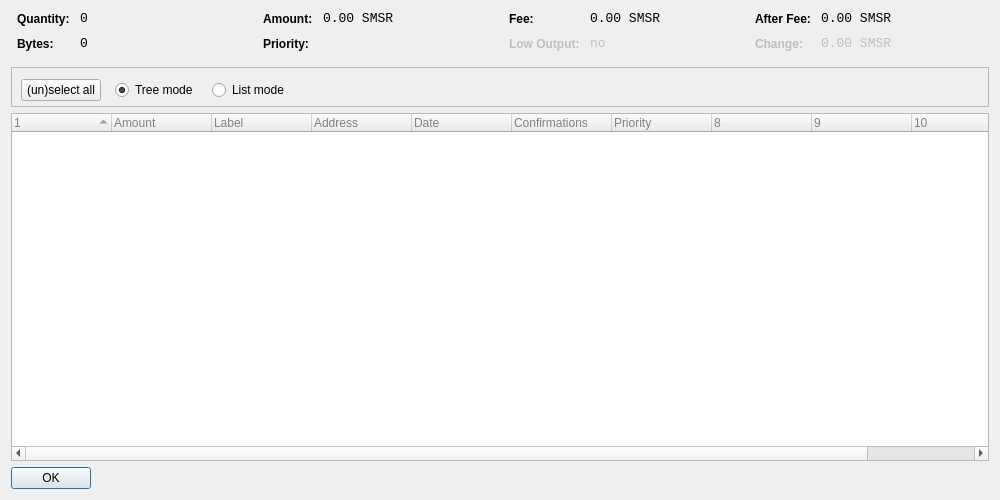
<?xml version="1.0" encoding="UTF-8"?>
<ui version="4.0">
 <class>CoinControlDialog</class>
 <widget class="QDialog" name="CoinControlDialog">
  <property name="geometry">
   <rect>
    <x>0</x>
    <y>0</y>
    <width>1000</width>
    <height>500</height>
   </rect>
  </property>
  <property name="windowTitle">
   <string>Coin Control</string>
  </property>
  <layout class="QVBoxLayout" name="verticalLayout">
   <item>
    <layout class="QHBoxLayout" name="horizontalLayoutTop" stretch="0,0,0,0">
     <property name="topMargin">
      <number>0</number>
     </property>
     <property name="bottomMargin">
      <number>10</number>
     </property>
     <item>
      <layout class="QFormLayout" name="formLayoutCoinControl1">
       <property name="horizontalSpacing">
        <number>10</number>
       </property>
       <property name="verticalSpacing">
        <number>10</number>
       </property>
       <property name="leftMargin">
        <number>6</number>
       </property>
       <property name="rightMargin">
        <number>6</number>
       </property>
       <item row="0" column="0">
        <widget class="QLabel" name="labelCoinControlQuantityText">
         <property name="styleSheet">
          <string notr="true">font-weight:bold;</string>
         </property>
         <property name="text">
          <string>Quantity:</string>
         </property>
        </widget>
       </item>
       <item row="0" column="1">
        <widget class="QLabel" name="labelCoinControlQuantity">
         <property name="font">
          <font>
           <family>Monospace</family>
           <pointsize>10</pointsize>
          </font>
         </property>
         <property name="cursor">
          <cursorShape>IBeamCursor</cursorShape>
         </property>
         <property name="contextMenuPolicy">
          <enum>Qt::ActionsContextMenu</enum>
         </property>
         <property name="text">
          <string notr="true">0</string>
         </property>
         <property name="textInteractionFlags">
          <set>Qt::LinksAccessibleByMouse|Qt::TextSelectableByKeyboard|Qt::TextSelectableByMouse</set>
         </property>
        </widget>
       </item>
       <item row="1" column="0">
        <widget class="QLabel" name="labelCoinControlBytesText">
         <property name="styleSheet">
          <string notr="true">font-weight:bold;</string>
         </property>
         <property name="text">
          <string>Bytes:</string>
         </property>
        </widget>
       </item>
       <item row="1" column="1">
        <widget class="QLabel" name="labelCoinControlBytes">
         <property name="font">
          <font>
           <family>Monospace</family>
           <pointsize>10</pointsize>
          </font>
         </property>
         <property name="cursor">
          <cursorShape>IBeamCursor</cursorShape>
         </property>
         <property name="contextMenuPolicy">
          <enum>Qt::ActionsContextMenu</enum>
         </property>
         <property name="text">
          <string notr="true">0</string>
         </property>
         <property name="textInteractionFlags">
          <set>Qt::LinksAccessibleByMouse|Qt::TextSelectableByKeyboard|Qt::TextSelectableByMouse</set>
         </property>
        </widget>
       </item>
      </layout>
     </item>
     <item>
      <layout class="QFormLayout" name="formLayoutCoinControl2">
       <property name="horizontalSpacing">
        <number>10</number>
       </property>
       <property name="verticalSpacing">
        <number>10</number>
       </property>
       <property name="leftMargin">
        <number>6</number>
       </property>
       <property name="rightMargin">
        <number>6</number>
       </property>
       <item row="0" column="0">
        <widget class="QLabel" name="labelCoinControlAmountText">
         <property name="styleSheet">
          <string notr="true">font-weight:bold;</string>
         </property>
         <property name="text">
          <string>Amount:</string>
         </property>
        </widget>
       </item>
       <item row="0" column="1">
        <widget class="QLabel" name="labelCoinControlAmount">
         <property name="font">
          <font>
           <family>Monospace</family>
           <pointsize>10</pointsize>
          </font>
         </property>
         <property name="cursor">
          <cursorShape>IBeamCursor</cursorShape>
         </property>
         <property name="contextMenuPolicy">
          <enum>Qt::ActionsContextMenu</enum>
         </property>
         <property name="text">
          <string notr="true">0.00 SMSR</string>
         </property>
         <property name="textInteractionFlags">
          <set>Qt::LinksAccessibleByMouse|Qt::TextSelectableByKeyboard|Qt::TextSelectableByMouse</set>
         </property>
        </widget>
       </item>
       <item row="1" column="0">
        <widget class="QLabel" name="labelCoinControlPriorityText">
         <property name="styleSheet">
          <string notr="true">font-weight:bold;</string>
         </property>
         <property name="text">
          <string>Priority:</string>
         </property>
        </widget>
       </item>
       <item row="1" column="1">
        <widget class="QLabel" name="labelCoinControlPriority">
         <property name="font">
          <font>
           <family>Monospace</family>
           <pointsize>10</pointsize>
          </font>
         </property>
         <property name="cursor">
          <cursorShape>IBeamCursor</cursorShape>
         </property>
         <property name="contextMenuPolicy">
          <enum>Qt::ActionsContextMenu</enum>
         </property>
         <property name="text">
          <string/>
         </property>
         <property name="textInteractionFlags">
          <set>Qt::LinksAccessibleByMouse|Qt::TextSelectableByKeyboard|Qt::TextSelectableByMouse</set>
         </property>
        </widget>
       </item>
      </layout>
     </item>
     <item>
      <layout class="QFormLayout" name="formLayoutCoinControl3">
       <property name="horizontalSpacing">
        <number>10</number>
       </property>
       <property name="verticalSpacing">
        <number>10</number>
       </property>
       <property name="leftMargin">
        <number>6</number>
       </property>
       <property name="rightMargin">
        <number>6</number>
       </property>
       <item row="0" column="0">
        <widget class="QLabel" name="labelCoinControlFeeText">
         <property name="styleSheet">
          <string notr="true">font-weight:bold;</string>
         </property>
         <property name="text">
          <string>Fee:</string>
         </property>
        </widget>
       </item>
       <item row="0" column="1">
        <widget class="QLabel" name="labelCoinControlFee">
         <property name="font">
          <font>
           <family>Monospace</family>
           <pointsize>10</pointsize>
          </font>
         </property>
         <property name="cursor">
          <cursorShape>IBeamCursor</cursorShape>
         </property>
         <property name="contextMenuPolicy">
          <enum>Qt::ActionsContextMenu</enum>
         </property>
         <property name="text">
          <string notr="true">0.00 SMSR</string>
         </property>
         <property name="textInteractionFlags">
          <set>Qt::LinksAccessibleByMouse|Qt::TextSelectableByKeyboard|Qt::TextSelectableByMouse</set>
         </property>
        </widget>
       </item>
       <item row="1" column="0">
        <widget class="QLabel" name="labelCoinControlLowOutputText">
         <property name="enabled">
          <bool>false</bool>
         </property>
         <property name="styleSheet">
          <string notr="true">font-weight:bold;</string>
         </property>
         <property name="text">
          <string>Low Output:</string>
         </property>
        </widget>
       </item>
       <item row="1" column="1">
        <widget class="QLabel" name="labelCoinControlLowOutput">
         <property name="enabled">
          <bool>false</bool>
         </property>
         <property name="font">
          <font>
           <family>Monospace</family>
           <pointsize>10</pointsize>
          </font>
         </property>
         <property name="cursor">
          <cursorShape>IBeamCursor</cursorShape>
         </property>
         <property name="contextMenuPolicy">
          <enum>Qt::ActionsContextMenu</enum>
         </property>
         <property name="text">
          <string notr="true">no</string>
         </property>
         <property name="textInteractionFlags">
          <set>Qt::LinksAccessibleByMouse|Qt::TextSelectableByKeyboard|Qt::TextSelectableByMouse</set>
         </property>
        </widget>
       </item>
      </layout>
     </item>
     <item>
      <layout class="QFormLayout" name="formLayoutCoinControl4">
       <property name="horizontalSpacing">
        <number>10</number>
       </property>
       <property name="verticalSpacing">
        <number>10</number>
       </property>
       <property name="leftMargin">
        <number>6</number>
       </property>
       <property name="rightMargin">
        <number>6</number>
       </property>
       <item row="0" column="0">
        <widget class="QLabel" name="labelCoinControlAfterFeeText">
         <property name="styleSheet">
          <string notr="true">font-weight:bold;</string>
         </property>
         <property name="text">
          <string>After Fee:</string>
         </property>
        </widget>
       </item>
       <item row="0" column="1">
        <widget class="QLabel" name="labelCoinControlAfterFee">
         <property name="font">
          <font>
           <family>Monospace</family>
           <pointsize>10</pointsize>
          </font>
         </property>
         <property name="cursor">
          <cursorShape>IBeamCursor</cursorShape>
         </property>
         <property name="contextMenuPolicy">
          <enum>Qt::ActionsContextMenu</enum>
         </property>
         <property name="text">
          <string notr="true">0.00 SMSR</string>
         </property>
         <property name="textInteractionFlags">
          <set>Qt::LinksAccessibleByMouse|Qt::TextSelectableByKeyboard|Qt::TextSelectableByMouse</set>
         </property>
        </widget>
       </item>
       <item row="1" column="0">
        <widget class="QLabel" name="labelCoinControlChangeText">
         <property name="enabled">
          <bool>false</bool>
         </property>
         <property name="styleSheet">
          <string notr="true">font-weight:bold;</string>
         </property>
         <property name="text">
          <string>Change:</string>
         </property>
        </widget>
       </item>
       <item row="1" column="1">
        <widget class="QLabel" name="labelCoinControlChange">
         <property name="enabled">
          <bool>false</bool>
         </property>
         <property name="font">
          <font>
           <family>Monospace</family>
           <pointsize>10</pointsize>
          </font>
         </property>
         <property name="cursor">
          <cursorShape>IBeamCursor</cursorShape>
         </property>
         <property name="contextMenuPolicy">
          <enum>Qt::ActionsContextMenu</enum>
         </property>
         <property name="text">
          <string notr="true">0.00 SMSR</string>
         </property>
         <property name="textInteractionFlags">
          <set>Qt::LinksAccessibleByMouse|Qt::TextSelectableByKeyboard|Qt::TextSelectableByMouse</set>
         </property>
        </widget>
       </item>
      </layout>
     </item>
    </layout>
   </item>
   <item>
    <widget class="QFrame" name="frame">
     <property name="minimumSize">
      <size>
       <width>182</width>
       <height>40</height>
      </size>
     </property>
     <property name="frameShape">
      <enum>QFrame::StyledPanel</enum>
     </property>
     <property name="frameShadow">
      <enum>QFrame::Sunken</enum>
     </property>
     <widget class="QWidget" name="horizontalLayoutWidget">
      <property name="geometry">
       <rect>
        <x>10</x>
        <y>0</y>
        <width>781</width>
        <height>47</height>
       </rect>
      </property>
      <layout class="QHBoxLayout" name="horizontalLayoutPanel" stretch="0,0,0,0">
       <property name="spacing">
        <number>14</number>
       </property>
       <item>
        <widget class="QPushButton" name="pushButtonSelectAll">
         <property name="sizePolicy">
          <sizepolicy hsizetype="Maximum" vsizetype="Fixed">
           <horstretch>0</horstretch>
           <verstretch>0</verstretch>
          </sizepolicy>
         </property>
         <property name="text">
          <string>(un)select all</string>
         </property>
        </widget>
       </item>
       <item>
        <widget class="QRadioButton" name="radioTreeMode">
         <property name="sizePolicy">
          <sizepolicy hsizetype="Maximum" vsizetype="Fixed">
           <horstretch>0</horstretch>
           <verstretch>0</verstretch>
          </sizepolicy>
         </property>
         <property name="text">
          <string>Tree mode</string>
         </property>
         <property name="checked">
          <bool>true</bool>
         </property>
        </widget>
       </item>
       <item>
        <widget class="QRadioButton" name="radioListMode">
         <property name="sizePolicy">
          <sizepolicy hsizetype="Maximum" vsizetype="Fixed">
           <horstretch>0</horstretch>
           <verstretch>0</verstretch>
          </sizepolicy>
         </property>
         <property name="text">
          <string>List mode</string>
         </property>
        </widget>
       </item>
       <item>
        <spacer name="horizontalSpacer">
         <property name="orientation">
          <enum>Qt::Horizontal</enum>
         </property>
         <property name="sizeHint" stdset="0">
          <size>
           <width>40</width>
           <height>20</height>
          </size>
         </property>
        </spacer>
       </item>
      </layout>
     </widget>
    </widget>
   </item>
   <item>
    <widget class="CoinControlTreeWidget" name="treeWidget">
     <property name="contextMenuPolicy">
      <enum>Qt::CustomContextMenu</enum>
     </property>
     <property name="styleSheet">
      <string notr="true">QFrame {
	color: grey;

}</string>
     </property>
     <property name="sortingEnabled">
      <bool>false</bool>
     </property>
     <property name="columnCount">
      <number>11</number>
     </property>
     <attribute name="headerShowSortIndicator" stdset="0">
      <bool>true</bool>
     </attribute>
     <attribute name="headerStretchLastSection">
      <bool>false</bool>
     </attribute>
     <column>
      <property name="text">
       <string/>
      </property>
     </column>
     <column>
      <property name="text">
       <string>Amount</string>
      </property>
     </column>
     <column>
      <property name="text">
       <string>Label</string>
      </property>
     </column>
     <column>
      <property name="text">
       <string>Address</string>
      </property>
     </column>
     <column>
      <property name="text">
       <string>Date</string>
      </property>
     </column>
     <column>
      <property name="text">
       <string>Confirmations</string>
      </property>
      <property name="toolTip">
       <string>Confirmed</string>
      </property>
     </column>
     <column>
      <property name="text">
       <string>Priority</string>
      </property>
     </column>
     <column>
      <property name="text">
       <string/>
      </property>
     </column>
     <column>
      <property name="text">
       <string/>
      </property>
     </column>
     <column>
      <property name="text">
       <string/>
      </property>
     </column>
     <column>
      <property name="text">
       <string/>
      </property>
     </column>
    </widget>
   </item>
   <item>
    <widget class="QDialogButtonBox" name="buttonBox">
     <property name="sizePolicy">
      <sizepolicy hsizetype="Maximum" vsizetype="Fixed">
       <horstretch>0</horstretch>
       <verstretch>0</verstretch>
      </sizepolicy>
     </property>
     <property name="orientation">
      <enum>Qt::Horizontal</enum>
     </property>
     <property name="standardButtons">
      <set>QDialogButtonBox::Ok</set>
     </property>
    </widget>
   </item>
  </layout>
 </widget>
 <customwidgets>
  <customwidget>
   <class>CoinControlTreeWidget</class>
   <extends>QTreeWidget</extends>
   <header>coincontroltreewidget.h</header>
  </customwidget>
 </customwidgets>
 <resources/>
 <connections/>
</ui>
